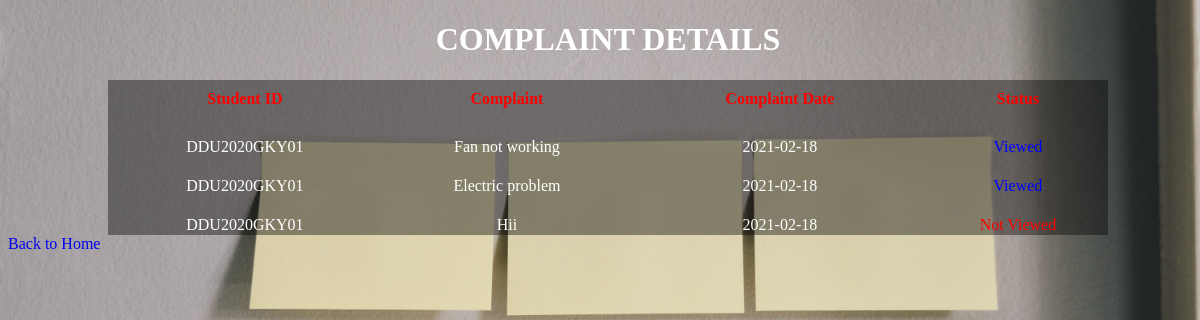
Screenshot of /view_complaint_by_faculty.php with the database file from the repository.
### tables this page shows
CREATE TABLE `complaint_tb` (
  `complaint_id` int(5) NOT NULL,
  `complaint` varchar(100) NOT NULL,
  `complaint_date` date NOT NULL,
  `login_id` int(10) NOT NULL,
  `complaint_status` enum('0','1','2','3') NOT NULL
);

CREATE TABLE `student_details` (
  `enrollment_id` varchar(20) NOT NULL,
  `stud_fname` varchar(20) NOT NULL,
  `stud_mname` varchar(20) NOT NULL,
  `stud_lname` varchar(20) NOT NULL,
  `login_id` int(10) NOT NULL,
  `batch` varchar(30) NOT NULL,
  `course` varchar(20) NOT NULL,
  `startTime` date NOT NULL,
  `endTime` date NOT NULL,
  `address` varchar(40) NOT NULL,
  `district` varchar(20) NOT NULL,
  `pg` varchar(30) NOT NULL,
  `cgpa_PG` int(10) NOT NULL,
  `uni_insti_pg` varchar(40) NOT NULL,
  `yop_pg` date DEFAULT NULL,
  `ug` varchar(30) NOT NULL,
  `cgpa_UG` varchar(10) NOT NULL,
  `uni_insti_ug` varchar(40) NOT NULL,
  `yop_ug` date DEFAULT NULL,
  `plustwo` varchar(40) NOT NULL,
  `cgpa_plustwo` varchar(10) NOT NULL,
  `brd_school_plus` varchar(40) NOT NULL,
  `yop_plus` date DEFAULT NULL,
  `sslc` varchar(40) NOT NULL,
  `cgpa_sslc` varchar(10) NOT NULL,
  `brd_schl_sslc` varchar(40) NOT NULL,
  `yop_sslc` date DEFAULT NULL
);

### view_complaint_by_faculty.php (the view, shortened to what this page needs)
<?php
	require('db_connectivity.php');
?>
<!DOCTYPE html>
<html>
	<head>
		<link rel="stylesheet" href="css/view_complaint_by_fac.css">
	</head>
	<body class="table">
	 <div>
	    <h1>COMPLAINT DETAILS</h1>
		<table>
			<thead>
				<tr>
					<th>Student ID</th>
					<th>Complaint</th>
					<th>Complaint Date</th>
					<th>Status</th>
				</tr>
			</thead>
			<tbody>
				<?php
					$sql="select * from complaint_tb inner join student_details on
					      complaint_tb.login_id = student_details.login_id";
					if(mysqli_query($mysql,$sql))
					{
						$result=mysqli_query($mysql,$sql);
						if(mysqli_num_rows($result)>0)
						{
							while($row=mysqli_fetch_assoc($result))
							{
								echo "<tr>
									<td>".$row['enrollment_id']."</td>
									<td>".$row['complaint']."</td>
									<td>".$row['complaint_date']."</td>";
								if($row['complaint_status']=='0')
									echo"<td style='color:red'>Not Viewed</td>";
								else if($row['complaint_status']=='1')
									echo"<td style='color:blue'>Viewed</td>";
								else if($row['complaint_status']=='2')
									echo"<td style='color:yellow'>Processing </td>";
							}
						}
					}
				?>
			</tbody>
		</table>
		<div class="back">
			<a href="faculty_home.php" style="text-decoration:none">Back to Home</a>
		</div>
	</div>
	</body>
</html>

### css/view_complaint_by_fac.css (style rules this page uses)
.table { background-image:url("../img/complaint1.jpg"); background-size:cover; background-repeat:no-repeat; width:100%; }
h1 { text-align:center; color:white; }
table { border:0px solid; border-collapse:collapse; background-color:rgba(0,0,0,0.4); width:1000px; height:auto; margin-left:100px; padding:10px; margin-top:10px; }
th { margin-top:100px; border:0px solid; border-collapse:collapse; text-align:center; color:red; padding:10px; }
td { padding-top:20px; border:0px solid; margin-top:50px; border-collapse:collapse; text-align:center; color:white; }

### rows the page displays
complaint_tb: student_details.enrollment_id "DDU2020GKY01", complaint "Fan not working", complaint_date "2021-02-18", complaint_status "Viewed"
complaint_tb: student_details.enrollment_id "DDU2020GKY01", complaint "Electric problem", complaint_date "2021-02-18", complaint_status "Viewed"
complaint_tb: student_details.enrollment_id "DDU2020GKY01", complaint "Hii", complaint_date "2021-02-18", complaint_status "Not Viewed"
